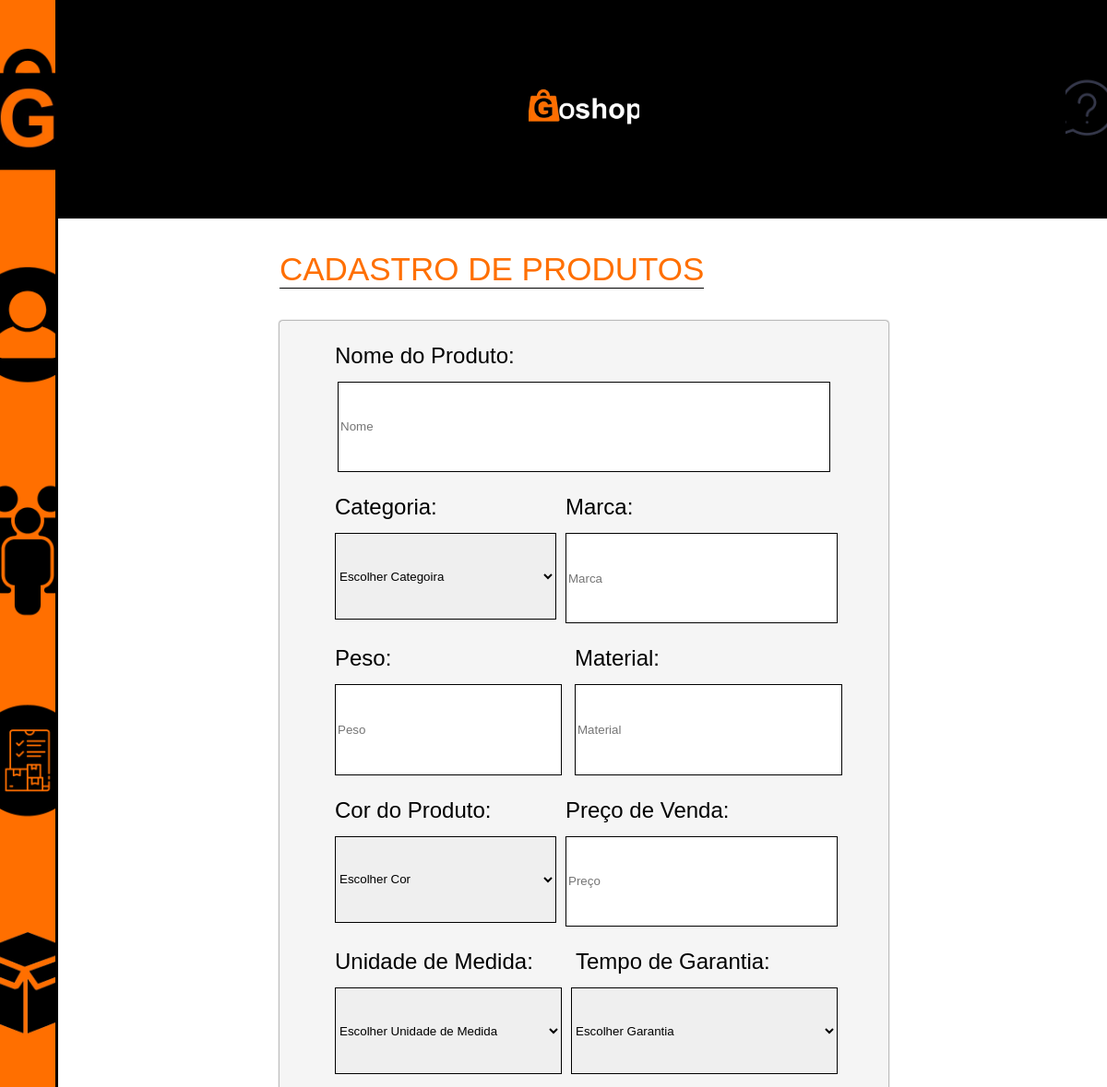
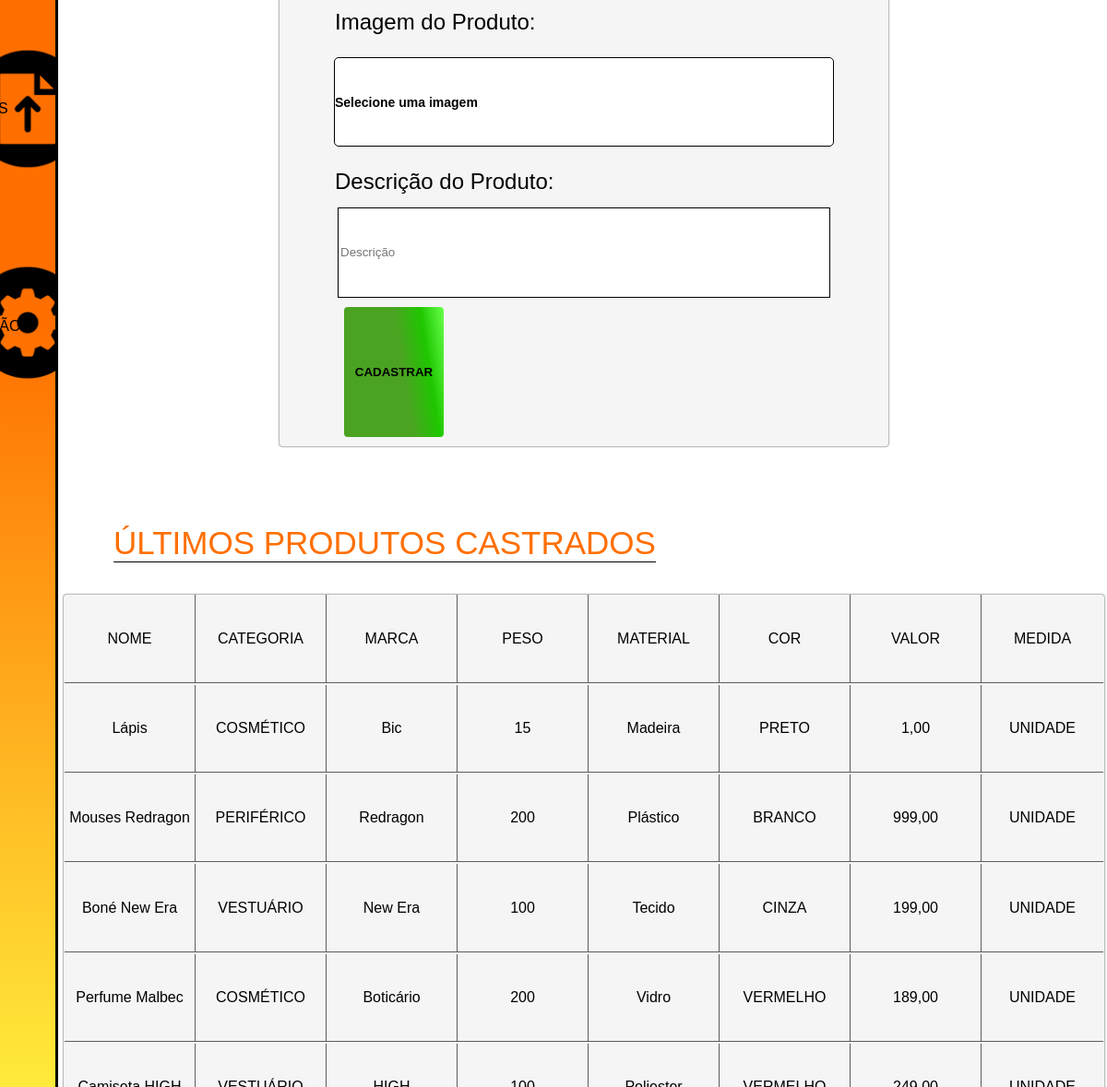
/cadastro-produto.php, run on the app's committed database (2 pictures, top to bottom).
### tables this page shows
CREATE TABLE `produtos` (
  `id` int(11) NOT NULL,
  `nome_produto` varchar(255) DEFAULT NULL,
  `categoria_produto` enum('PERIFÉRICO','COSMÉTICO','VESTUÁRIO') DEFAULT NULL,
  `marca_produto` varchar(255) DEFAULT NULL,
  `peso_produto` varchar(50) DEFAULT NULL,
  `material_produto` varchar(255) DEFAULT NULL,
  `cor_produto` enum('PRETO','BRANCO','PRATA','AZUL','VERMELHO','VERDE','ROSA','ROXO','AMARELO','LARANJA','CINZA','CIANO') DEFAULT NULL,
  `preco_venda` decimal(10,2) DEFAULT NULL,
  `unidade_medida` enum('UNIDADE','CAIXA','LITRO','QUILO') DEFAULT NULL,
  `garantia_produto` enum('3 MESES','6 MESES','1 ANO','1,5 ANO','2 ANOS','3 ANOS') DEFAULT NULL,
  `descricao_produto` text DEFAULT NULL,
  `img_produto` varchar(255) DEFAULT NULL,
  `quantidade_produto` int(11) DEFAULT 0
);

### php/exibir_produtos.php (the view, shortened to what this page needs)
<?php
$servername = "localhost";
$username = "root";
$password = "";
$dbname = "ECOMMERCE_PROJECT";
$conn = new mysqli($servername, $username, $password, $dbname);
$sql = "SELECT nome_produto, categoria_produto, marca_produto, peso_produto, material_produto, cor_produto, preco_venda, unidade_medida
        FROM produtos
        ORDER BY id DESC
        LIMIT 5";
$result = $conn->query($sql);
if ($result->num_rows > 0) {
    while($row = $result->fetch_assoc()) {
        echo '<div class="coluna-informacao">';
        echo '<div class="informacoes-produtos-cadastrados" style="width: 11.75vw;"><p>' . $row['nome_produto'] . '</p></div>';
        echo '<div class="informacoes-produtos-cadastrados" style="width: 11.75vw;"><p>' . $row['categoria_produto'] . '</p></div>';
        echo '<div class="informacoes-produtos-cadastrados" style="width: 11.75vw;"><p>' . $row['marca_produto'] . '</p></div>';
        echo '<div class="informacoes-produtos-cadastrados" style="width: 11.75vw;"><p>' . $row['peso_produto'] . '</p></div>';
        echo '<div class="informacoes-produtos-cadastrados" style="width: 11.75vw;"><p>' . $row['material_produto'] . '</p></div>';
        echo '<div class="informacoes-produtos-cadastrados" style="width: 11.75vw;"><p>' . $row['cor_produto'] . '</p></div>';
        echo '<div class="informacoes-produtos-cadastrados" style="width: 11.75vw;"><p>' . number_format($row['preco_venda'], 2, ',', '.') . '</p></div>';
        echo '<div class="informacoes-produtos-cadastrados" style="border-right: none; width: 11vw;"><p>' . $row['unidade_medida'] . '</p></div>';
        echo '</div>';
    }
} else {
    echo '<div class="informacoes-produtos-cadastrados" colspan="8" style="width:100%; border:none;"><p>Nenhum produto cadastrado</p></div>';
}
?>

### css/cadastrar-produto.css (style rules this page uses)
:root { --colorprimaria: #000000; --colorsecundaria: #FF6F00; --colorterciaria: #FFEB3B ; --colorFundoText: #f5f5f5; --colorText: #ffffff; }
.coluna-informacao { display: flex; flex-direction: row; justify-content: center; align-items: center; }
.informacoes-produtos-cadastrados { margin-top: 2px; width: 11vw; height: 4vh; display: flex; justify-content: center; align-items: center; border-right: 1px solid rgb(92, 92, 92); border-bottom: 1px solid rgb(92, 92, 92); }

### css/base.css (style rules this page uses)
:root { --colorprimaria: #000000; --colorsecundaria: #FF6F00; --colorterciaria: #FFEB3B; --colorFundoText: #f5f5f5; --colorText: #000000; }
body { margin: 0; padding: 0; min-width: 100vw; height: 100vh; min-height: 100vh; position: fixed; display: flex; flex-direction: row; justify-content: first baseline; align-items: center; box-sizing: border-box; font-family: Arial, Helvetica, sans-serif; overflow: hidden; }

### data on the page
produtos: nome_produto "Lápis", categoria_produto "COSMÉTICO", marca_produto "Bic", peso_produto "15", material_produto "Madeira", cor_produto "PRETO", preco_venda "1,00", unidade_medida "UNIDADE"
produtos: nome_produto "Mouses Redragon", categoria_produto "PERIFÉRICO", marca_produto "Redragon", peso_produto "200", material_produto "Plástico", cor_produto "BRANCO", preco_venda "999,00", unidade_medida "UNIDADE"
produtos: nome_produto "Boné New Era", categoria_produto "VESTUÁRIO", marca_produto "New Era", peso_produto "100", material_produto "Tecido", cor_produto "CINZA", preco_venda "199,00", unidade_medida "UNIDADE"
produtos: nome_produto "Perfume Malbec", categoria_produto "COSMÉTICO", marca_produto "Boticário", peso_produto "200", material_produto "Vidro", cor_produto "VERMELHO", preco_venda "189,00", unidade_medida "UNIDADE"
